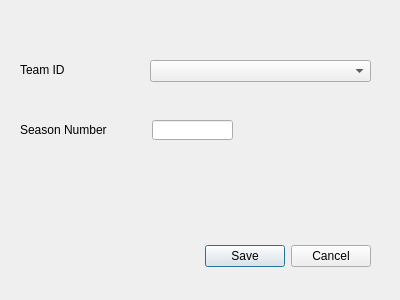
<?xml version="1.0" encoding="UTF-8"?>
<ui version="4.0">
 <class>DialogNewSeason</class>
 <widget class="QDialog" name="DialogNewSeason">
  <property name="windowModality">
   <enum>Qt::ApplicationModal</enum>
  </property>
  <property name="geometry">
   <rect>
    <x>0</x>
    <y>0</y>
    <width>400</width>
    <height>300</height>
   </rect>
  </property>
  <property name="windowTitle">
   <string>New Season</string>
  </property>
  <widget class="QDialogButtonBox" name="buttonBox">
   <property name="enabled">
    <bool>true</bool>
   </property>
   <property name="geometry">
    <rect>
     <x>30</x>
     <y>240</y>
     <width>341</width>
     <height>32</height>
    </rect>
   </property>
   <property name="font">
    <font>
     <family>Arial</family>
    </font>
   </property>
   <property name="orientation">
    <enum>Qt::Horizontal</enum>
   </property>
   <property name="standardButtons">
    <set>QDialogButtonBox::Cancel|QDialogButtonBox::Save</set>
   </property>
  </widget>
  <widget class="QLabel" name="labelTeamID">
   <property name="geometry">
    <rect>
     <x>20</x>
     <y>60</y>
     <width>91</width>
     <height>20</height>
    </rect>
   </property>
   <property name="font">
    <font>
     <family>Arial</family>
    </font>
   </property>
   <property name="text">
    <string>Team ID</string>
   </property>
  </widget>
  <widget class="QLabel" name="labelSeasonNumber">
   <property name="geometry">
    <rect>
     <x>20</x>
     <y>120</y>
     <width>111</width>
     <height>20</height>
    </rect>
   </property>
   <property name="font">
    <font>
     <family>Arial</family>
    </font>
   </property>
   <property name="text">
    <string>Season Number</string>
   </property>
  </widget>
  <widget class="QLineEdit" name="lineEditSeasonNumber">
   <property name="geometry">
    <rect>
     <x>152</x>
     <y>120</y>
     <width>81</width>
     <height>20</height>
    </rect>
   </property>
   <property name="font">
    <font>
     <family>Arial</family>
    </font>
   </property>
  </widget>
  <widget class="QComboBox" name="comboBoxTeamID">
   <property name="geometry">
    <rect>
     <x>150</x>
     <y>60</y>
     <width>221</width>
     <height>22</height>
    </rect>
   </property>
   <property name="font">
    <font>
     <family>Arial</family>
    </font>
   </property>
  </widget>
 </widget>
 <tabstops>
  <tabstop>comboBoxTeamID</tabstop>
  <tabstop>lineEditSeasonNumber</tabstop>
 </tabstops>
 <resources/>
 <connections>
  <connection>
   <sender>buttonBox</sender>
   <signal>accepted()</signal>
   <receiver>DialogNewSeason</receiver>
   <slot>accept()</slot>
   <hints>
    <hint type="sourcelabel">
     <x>248</x>
     <y>254</y>
    </hint>
    <hint type="destinationlabel">
     <x>157</x>
     <y>274</y>
    </hint>
   </hints>
  </connection>
  <connection>
   <sender>buttonBox</sender>
   <signal>rejected()</signal>
   <receiver>DialogNewSeason</receiver>
   <slot>reject()</slot>
   <hints>
    <hint type="sourcelabel">
     <x>316</x>
     <y>260</y>
    </hint>
    <hint type="destinationlabel">
     <x>286</x>
     <y>274</y>
    </hint>
   </hints>
  </connection>
 </connections>
</ui>
